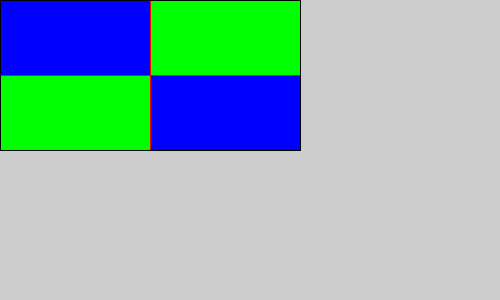
Frame 1 (no input)
Frame 60 (the mouse pressed at the canvas centre just before this capture): identical to frame 1, image omitted
Frame 120 (the mouse held since frame 60 and released just before this capture): identical to frame 1, image omitted

The Processing sketch that drew this single still picture (run headless with seeded random() and noise(); from frame 60 on, the mouse is pressed at the canvas centre):

// Processing sketch: opdracht_2_2
// ── opdracht_2_2.pde
float hoog = 150;
float breed = 2*hoog;
int stroke = 1;
float middenHoog = hoog/2;
float middenBreed = breed/2;
void setup (){
  size(500,300);
};

void draw(){
  rechthoek();
  rechtboekBlauwLinks();
  rechthoekGroenLinks();
  rechthoekGroenRechts();
  rechthoekBlauwRechts();
  lijnHorizon();
  lijnVerticaal();
};

void rechthoek (){
  stroke(0);
  fill(255);
  rect(0,0,breed,hoog);
};

void lijnHorizon(){
  stroke(255,0,0);
  line(stroke,middenHoog,breed-stroke,middenHoog);
};

void lijnVerticaal(){
  stroke(255,0,0);
  line(middenBreed,stroke,middenBreed,hoog-stroke);
};
void rechtboekBlauwLinks(){
  noStroke();
  fill(0,0,255);
  rect(stroke,stroke,middenBreed,middenHoog);
};
void rechthoekGroenLinks(){
  noStroke();
  fill(0,255,0);
  rect(stroke,middenHoog,middenBreed,middenHoog);
};
void rechthoekGroenRechts(){
  noStroke();
  fill(0,255,0);
  rect(middenBreed,stroke,middenBreed,middenHoog);
};
void rechthoekBlauwRechts(){
    noStroke();
  fill(0,0,255);
  rect(middenBreed,middenHoog,middenBreed,middenHoog);
};
